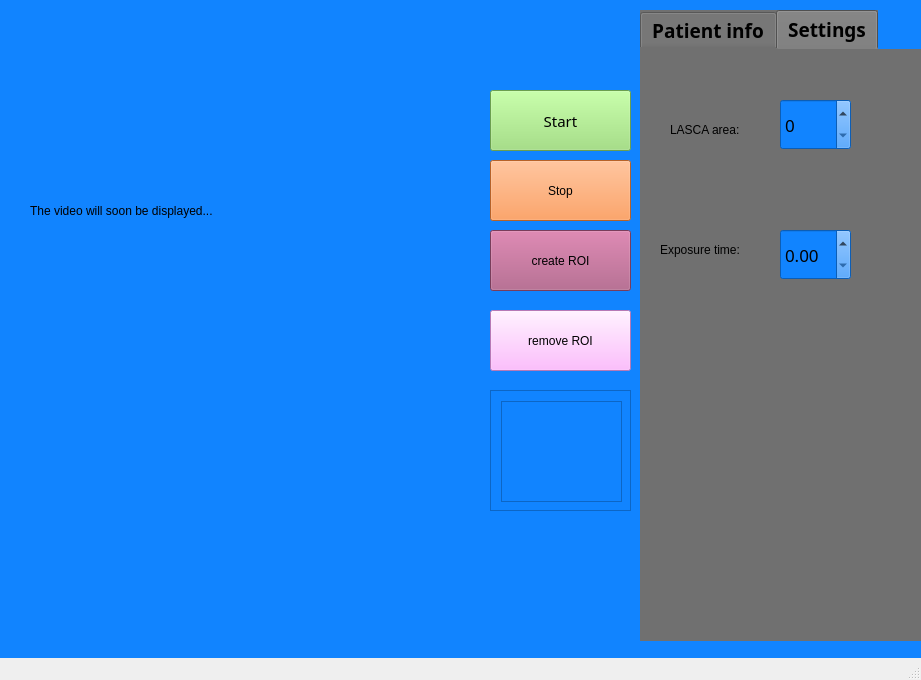
<?xml version="1.0" encoding="UTF-8"?>
<ui version="4.0">
 <class>LSIProjectGUIClass</class>
 <widget class="QMainWindow" name="LSIProjectGUIClass">
  <property name="geometry">
   <rect>
    <x>0</x>
    <y>0</y>
    <width>921</width>
    <height>680</height>
   </rect>
  </property>
  <property name="windowTitle">
   <string>LSIProjectGUI</string>
  </property>
  <widget class="QWidget" name="centralWidget">
   <property name="styleSheet">
    <string notr="true">background-color: rgb(17, 132, 255);</string>
   </property>
   <widget class="QLabel" name="button_test">
    <property name="geometry">
     <rect>
      <x>490</x>
      <y>30</y>
      <width>121</width>
      <height>41</height>
     </rect>
    </property>
    <property name="text">
     <string/>
    </property>
   </widget>
   <widget class="QPushButton" name="startButton">
    <property name="geometry">
     <rect>
      <x>490</x>
      <y>90</y>
      <width>141</width>
      <height>61</height>
     </rect>
    </property>
    <property name="font">
     <font>
      <family>Segoe UI Light</family>
      <pointsize>11</pointsize>
      <weight>9</weight>
      <italic>false</italic>
      <bold>false</bold>
     </font>
    </property>
    <property name="styleSheet">
     <string notr="true">font: 75 11pt &quot;Segoe UI Light&quot;;
background-color: rgb(150, 223, 111);</string>
    </property>
    <property name="text">
     <string>Start</string>
    </property>
   </widget>
   <widget class="QPushButton" name="stopButton">
    <property name="geometry">
     <rect>
      <x>490</x>
      <y>160</y>
      <width>141</width>
      <height>61</height>
     </rect>
    </property>
    <property name="styleSheet">
     <string notr="true">background-color: rgb(255, 137, 58);
font: 75 11pt &quot;Segoe UI Light&quot;;</string>
    </property>
    <property name="text">
     <string>Stop</string>
    </property>
   </widget>
   <widget class="QPushButton" name="createROIButton">
    <property name="geometry">
     <rect>
      <x>490</x>
      <y>230</y>
      <width>141</width>
      <height>61</height>
     </rect>
    </property>
    <property name="styleSheet">
     <string notr="true">background-color: rgb(170, 85, 127);
font: 75 11pt &quot;Segoe UI Light&quot;;</string>
    </property>
    <property name="text">
     <string>create ROI</string>
    </property>
   </widget>
   <widget class="QPushButton" name="removeROIButton">
    <property name="geometry">
     <rect>
      <x>490</x>
      <y>310</y>
      <width>141</width>
      <height>61</height>
     </rect>
    </property>
    <property name="styleSheet">
     <string notr="true">background-color: rgb(255, 170, 255);
font: 75 11pt &quot;Segoe UI Light&quot;;</string>
    </property>
    <property name="text">
     <string>remove ROI</string>
    </property>
   </widget>
   <widget class="QLabel" name="videoLabel">
    <property name="geometry">
     <rect>
      <x>30</x>
      <y>20</y>
      <width>451</width>
      <height>381</height>
     </rect>
    </property>
    <property name="text">
     <string>The video will soon be displayed...</string>
    </property>
   </widget>
   <widget class="QTabWidget" name="settings_patientInfo">
    <property name="geometry">
     <rect>
      <x>640</x>
      <y>10</y>
      <width>291</width>
      <height>631</height>
     </rect>
    </property>
    <property name="font">
     <font>
      <family>Segoe UI Light</family>
      <pointsize>14</pointsize>
      <weight>75</weight>
      <bold>true</bold>
     </font>
    </property>
    <property name="styleSheet">
     <string notr="true">background-color: rgb(112, 112, 112);
border-color: rgb(34, 34, 34);</string>
    </property>
    <property name="tabShape">
     <enum>QTabWidget::Rounded</enum>
    </property>
    <property name="currentIndex">
     <number>1</number>
    </property>
    <property name="iconSize">
     <size>
      <width>20</width>
      <height>20</height>
     </size>
    </property>
    <property name="movable">
     <bool>true</bool>
    </property>
    <widget class="QWidget" name="patientinformation">
     <attribute name="title">
      <string>Patient info</string>
     </attribute>
     <widget class="QLabel" name="genderLabel">
      <property name="geometry">
       <rect>
        <x>70</x>
        <y>180</y>
        <width>61</width>
        <height>20</height>
       </rect>
      </property>
      <property name="styleSheet">
       <string notr="true">font: 75 12pt &quot;Segoe UI Light&quot;;</string>
      </property>
      <property name="text">
       <string>Gender:</string>
      </property>
     </widget>
     <widget class="QScrollArea" name="scrollArea">
      <property name="geometry">
       <rect>
        <x>30</x>
        <y>300</y>
        <width>231</width>
        <height>221</height>
       </rect>
      </property>
      <property name="styleSheet">
       <string notr="true">background-color: rgb(17, 132, 255);</string>
      </property>
      <property name="widgetResizable">
       <bool>true</bool>
      </property>
      <widget class="QWidget" name="scrollAreaWidgetContents">
       <property name="geometry">
        <rect>
         <x>0</x>
         <y>0</y>
         <width>229</width>
         <height>219</height>
        </rect>
       </property>
       <widget class="QPlainTextEdit" name="patientComments">
        <property name="geometry">
         <rect>
          <x>10</x>
          <y>10</y>
          <width>211</width>
          <height>201</height>
         </rect>
        </property>
        <property name="styleSheet">
         <string notr="true">background-color: rgb(241, 241, 241);</string>
        </property>
       </widget>
      </widget>
     </widget>
     <widget class="QLineEdit" name="PatientGender">
      <property name="geometry">
       <rect>
        <x>130</x>
        <y>180</y>
        <width>121</width>
        <height>20</height>
       </rect>
      </property>
      <property name="styleSheet">
       <string notr="true">background-color: rgb(241, 241, 241);</string>
      </property>
     </widget>
     <widget class="QLineEdit" name="patientName">
      <property name="geometry">
       <rect>
        <x>130</x>
        <y>99</y>
        <width>121</width>
        <height>21</height>
       </rect>
      </property>
      <property name="styleSheet">
       <string notr="true">background-color: rgb(241, 241, 241);</string>
      </property>
     </widget>
     <widget class="QLineEdit" name="patientAge">
      <property name="geometry">
       <rect>
        <x>130</x>
        <y>140</y>
        <width>121</width>
        <height>20</height>
       </rect>
      </property>
      <property name="styleSheet">
       <string notr="true">background-color: rgb(241, 241, 241);</string>
      </property>
     </widget>
     <widget class="QLabel" name="nameLabel">
      <property name="geometry">
       <rect>
        <x>70</x>
        <y>100</y>
        <width>51</width>
        <height>20</height>
       </rect>
      </property>
      <property name="styleSheet">
       <string notr="true">font: 75 12pt &quot;Segoe UI Light&quot;;</string>
      </property>
      <property name="text">
       <string>Name:</string>
      </property>
     </widget>
     <widget class="QLabel" name="ageLabel">
      <property name="geometry">
       <rect>
        <x>80</x>
        <y>140</y>
        <width>31</width>
        <height>21</height>
       </rect>
      </property>
      <property name="styleSheet">
       <string notr="true">font: 75 12pt &quot;Segoe UI Light&quot;;</string>
      </property>
      <property name="text">
       <string>Age:</string>
      </property>
     </widget>
     <widget class="QLabel" name="commentsLabel">
      <property name="geometry">
       <rect>
        <x>50</x>
        <y>260</y>
        <width>191</width>
        <height>31</height>
       </rect>
      </property>
      <property name="styleSheet">
       <string notr="true">font: 75 13pt &quot;Segoe UI Light&quot;;</string>
      </property>
      <property name="text">
       <string>Write patient comments:</string>
      </property>
     </widget>
    </widget>
    <widget class="QWidget" name="settings">
     <attribute name="title">
      <string>Settings</string>
     </attribute>
     <widget class="QSpinBox" name="LASCAarea">
      <property name="geometry">
       <rect>
        <x>140</x>
        <y>50</y>
        <width>71</width>
        <height>51</height>
       </rect>
      </property>
      <property name="font">
       <font>
        <family>Segoe UI Light</family>
        <pointsize>13</pointsize>
        <weight>50</weight>
        <bold>false</bold>
       </font>
      </property>
      <property name="styleSheet">
       <string notr="true">background-color: rgb(17, 132, 255);
border-color: rgb(56, 56, 56);</string>
      </property>
     </widget>
     <widget class="QLabel" name="LASCA_label">
      <property name="geometry">
       <rect>
        <x>30</x>
        <y>70</y>
        <width>91</width>
        <height>21</height>
       </rect>
      </property>
      <property name="styleSheet">
       <string notr="true">font: 75 12pt &quot;Segoe UI Light&quot;;</string>
      </property>
      <property name="text">
       <string>LASCA area:</string>
      </property>
     </widget>
     <widget class="QLabel" name="exposure_label">
      <property name="geometry">
       <rect>
        <x>20</x>
        <y>190</y>
        <width>111</width>
        <height>21</height>
       </rect>
      </property>
      <property name="styleSheet">
       <string notr="true">font: 75 12pt &quot;Segoe UI Light&quot;;</string>
      </property>
      <property name="text">
       <string>Exposure time:</string>
      </property>
     </widget>
     <widget class="QDoubleSpinBox" name="doubleSpinBox">
      <property name="geometry">
       <rect>
        <x>140</x>
        <y>180</y>
        <width>71</width>
        <height>51</height>
       </rect>
      </property>
      <property name="font">
       <font>
        <family>Segoe UI Light</family>
        <pointsize>13</pointsize>
        <weight>50</weight>
        <bold>false</bold>
       </font>
      </property>
      <property name="styleSheet">
       <string notr="true">background-color: rgb(17, 132, 255);
border-color: rgb(56, 56, 56);</string>
      </property>
     </widget>
     <widget class="QLabel" name="error_LASCA_label">
      <property name="geometry">
       <rect>
        <x>20</x>
        <y>120</y>
        <width>261</width>
        <height>51</height>
       </rect>
      </property>
      <property name="styleSheet">
       <string notr="true">color: rgb(186, 1, 35);</string>
      </property>
      <property name="text">
       <string/>
      </property>
     </widget>
    </widget>
   </widget>
   <widget class="QWidget" name="widget" native="true">
    <property name="geometry">
     <rect>
      <x>40</x>
      <y>440</y>
      <width>431</width>
      <height>161</height>
     </rect>
    </property>
   </widget>
   <widget class="QScrollArea" name="scrollArea_2">
    <property name="geometry">
     <rect>
      <x>490</x>
      <y>390</y>
      <width>141</width>
      <height>121</height>
     </rect>
    </property>
    <property name="widgetResizable">
     <bool>true</bool>
    </property>
    <widget class="QWidget" name="scrollAreaWidgetContents_2">
     <property name="geometry">
      <rect>
       <x>0</x>
       <y>0</y>
       <width>139</width>
       <height>119</height>
      </rect>
     </property>
     <widget class="QListWidget" name="listROI">
      <property name="geometry">
       <rect>
        <x>10</x>
        <y>10</y>
        <width>121</width>
        <height>101</height>
       </rect>
      </property>
      <property name="palette">
       <palette>
        <active>
         <colorrole role="Button">
          <brush brushstyle="SolidPattern">
           <color alpha="255">
            <red>17</red>
            <green>132</green>
            <blue>255</blue>
           </color>
          </brush>
         </colorrole>
         <colorrole role="Base">
          <brush brushstyle="SolidPattern">
           <color alpha="255">
            <red>17</red>
            <green>132</green>
            <blue>255</blue>
           </color>
          </brush>
         </colorrole>
         <colorrole role="Window">
          <brush brushstyle="SolidPattern">
           <color alpha="255">
            <red>17</red>
            <green>132</green>
            <blue>255</blue>
           </color>
          </brush>
         </colorrole>
        </active>
        <inactive>
         <colorrole role="Button">
          <brush brushstyle="SolidPattern">
           <color alpha="255">
            <red>17</red>
            <green>132</green>
            <blue>255</blue>
           </color>
          </brush>
         </colorrole>
         <colorrole role="Base">
          <brush brushstyle="SolidPattern">
           <color alpha="255">
            <red>17</red>
            <green>132</green>
            <blue>255</blue>
           </color>
          </brush>
         </colorrole>
         <colorrole role="Window">
          <brush brushstyle="SolidPattern">
           <color alpha="255">
            <red>17</red>
            <green>132</green>
            <blue>255</blue>
           </color>
          </brush>
         </colorrole>
        </inactive>
        <disabled>
         <colorrole role="Button">
          <brush brushstyle="SolidPattern">
           <color alpha="255">
            <red>17</red>
            <green>132</green>
            <blue>255</blue>
           </color>
          </brush>
         </colorrole>
         <colorrole role="Base">
          <brush brushstyle="SolidPattern">
           <color alpha="255">
            <red>17</red>
            <green>132</green>
            <blue>255</blue>
           </color>
          </brush>
         </colorrole>
         <colorrole role="Window">
          <brush brushstyle="SolidPattern">
           <color alpha="255">
            <red>17</red>
            <green>132</green>
            <blue>255</blue>
           </color>
          </brush>
         </colorrole>
        </disabled>
       </palette>
      </property>
      <property name="editTriggers">
       <set>QAbstractItemView::DoubleClicked|QAbstractItemView::EditKeyPressed|QAbstractItemView::SelectedClicked</set>
      </property>
      <property name="alternatingRowColors">
       <bool>true</bool>
      </property>
      <property name="selectionRectVisible">
       <bool>true</bool>
      </property>
      <property name="currentRow">
       <number>-1</number>
      </property>
      <property name="sortingEnabled">
       <bool>false</bool>
      </property>
     </widget>
    </widget>
   </widget>
  </widget>
  <widget class="QMenuBar" name="menuBar">
   <property name="geometry">
    <rect>
     <x>0</x>
     <y>0</y>
     <width>921</width>
     <height>21</height>
    </rect>
   </property>
  </widget>
  <widget class="QStatusBar" name="statusBar"/>
 </widget>
 <layoutdefault spacing="6" margin="11"/>
 <resources>
  <include location="LSIProjectGUI.qrc"/>
 </resources>
 <connections/>
</ui>
